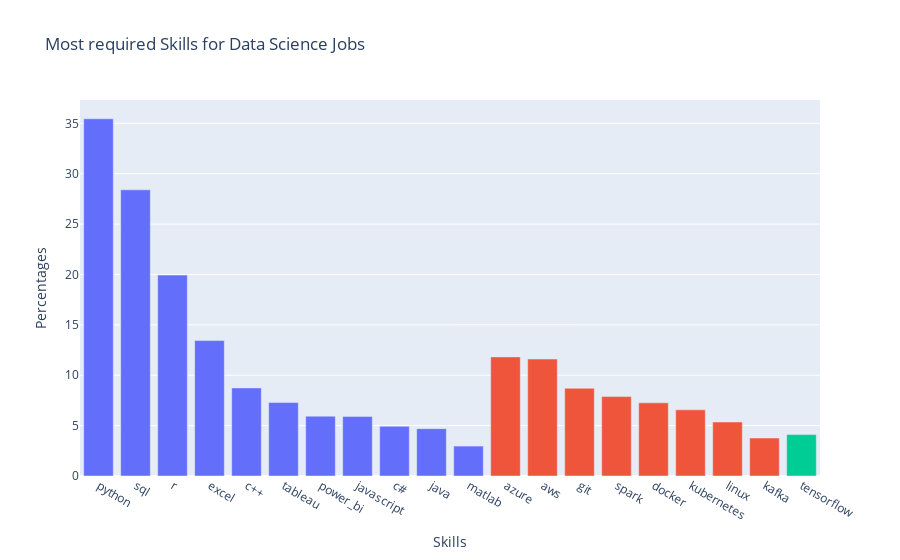

This figure's notebook cell:
### Code cell
fig = px.bar(percentages["value"][:20], title="Most required Skills for Data Science Jobs", 
             labels={"_value": "Percentages", "index": "Skills"})
fig.layout.update(showlegend=False)
fig

### Figure 1 — Plotly figure (JSON) as saved in the notebook; plotly's stock layout.template omitted (floating-point values rounded to 4 significant figures)
{"data": [{"alignmentgroup": "True", "hovertemplate": "color=language<br>Skills=%{x}<br>Percentages=%{y}<extra></extra>", "legendgroup": "language", "marker": {"color": "#636efa", "pattern": {"shape": ""}}, "name": "language", "offsetgroup": "language", "orientation": "v", "showlegend": true, "textposition": "auto", "type": "bar", "x": ["python", "sql", "r", "excel", "c++", "tableau", "power_bi", "javascript", "c#", "java", "matlab"], "xaxis": "x", "y": [35.45, 28.4, 19.94, 13.44, 8.74, 7.29, 5.94, 5.91, 4.94, 4.7, 2.97], "yaxis": "y"}, {"alignmentgroup": "True", "hovertemplate": "color=technology<br>Skills=%{x}<br>Percentages=%{y}<extra></extra>", "legendgroup": "technology", "marker": {"color": "#EF553B", "pattern": {"shape": ""}}, "name": "technology", "offsetgroup": "technology", "orientation": "v", "showlegend": true, "textposition": "auto", "type": "bar", "x": ["azure", "aws", "git", "spark", "docker", "kubernetes", "linux", "kafka"], "xaxis": "x", "y": [11.82, 11.61, 8.71, 7.88, 7.26, 6.57, 5.36, 3.77], "yaxis": "y"}, {"alignmentgroup": "True", "hovertemplate": "color=library<br>Skills=%{x}<br>Percentages=%{y}<extra></extra>", "legendgroup": "library", "marker": {"color": "#00cc96", "pattern": {"shape": ""}}, "name": "library", "offsetgroup": "library", "orientation": "v", "showlegend": true, "textposition": "auto", "type": "bar", "x": ["tensorflow"], "xaxis": "x", "y": [4.11], "yaxis": "y"}], "layout": {"autosize": true, "barmode": "relative", "legend": {"title": {"text": "color"}, "tracegroupgap": 0}, "showlegend": false, "title": {"text": "Most required Skills for Data Science Jobs"}, "xaxis": {"anchor": "y", "autorange": true, "domain": [0, 1], "range": [-0.5, 19.5], "title": {"text": "Skills"}, "type": "category"}, "yaxis": {"anchor": "x", "autorange": true, "domain": [0, 1], "range": [0, 37.32], "title": {"text": "Percentages"}, "type": "linear"}}}
